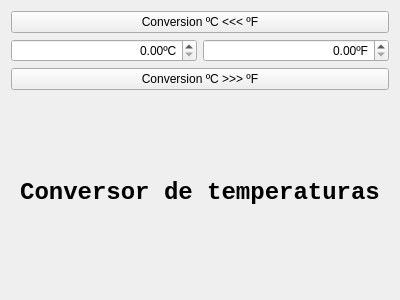
<?xml version="1.0" encoding="UTF-8"?>
<ui version="4.0">
 <class>Form</class>
 <widget class="QWidget" name="Form">
  <property name="geometry">
   <rect>
    <x>0</x>
    <y>0</y>
    <width>400</width>
    <height>300</height>
   </rect>
  </property>
  <property name="windowTitle">
   <string>Conversor de temperaturas</string>
  </property>
  <property name="layoutDirection">
   <enum>Qt::LeftToRight</enum>
  </property>
  <layout class="QVBoxLayout" name="verticalLayout">
   <item>
    <widget class="QPushButton" name="f2cPushButton">
     <property name="text">
      <string>Conversion ºC &lt;&lt;&lt; ºF</string>
     </property>
    </widget>
   </item>
   <item>
    <layout class="QHBoxLayout" name="horizontalLayout">
     <item>
      <widget class="QDoubleSpinBox" name="cDoubleSpinBox">
       <property name="alignment">
        <set>Qt::AlignRight|Qt::AlignTrailing|Qt::AlignVCenter</set>
       </property>
       <property name="suffix">
        <string>ºC</string>
       </property>
       <property name="maximum">
        <double>999.990000000000009</double>
       </property>
      </widget>
     </item>
     <item>
      <widget class="QDoubleSpinBox" name="fDoubleSpinBox">
       <property name="alignment">
        <set>Qt::AlignRight|Qt::AlignTrailing|Qt::AlignVCenter</set>
       </property>
       <property name="suffix">
        <string>ºF</string>
       </property>
       <property name="maximum">
        <double>999.990000000000009</double>
       </property>
      </widget>
     </item>
    </layout>
   </item>
   <item>
    <widget class="QPushButton" name="c2fPushButton">
     <property name="text">
      <string>Conversion ºC &gt;&gt;&gt; ºF</string>
     </property>
    </widget>
   </item>
   <item>
    <widget class="QLabel" name="conversorLabel">
     <property name="font">
      <font>
       <family>Consolas</family>
       <pointsize>18</pointsize>
       <weight>75</weight>
       <bold>true</bold>
      </font>
     </property>
     <property name="layoutDirection">
      <enum>Qt::LeftToRight</enum>
     </property>
     <property name="text">
      <string>Conversor de temperaturas</string>
     </property>
     <property name="alignment">
      <set>Qt::AlignCenter</set>
     </property>
    </widget>
   </item>
  </layout>
 </widget>
 <resources/>
 <connections/>
</ui>
